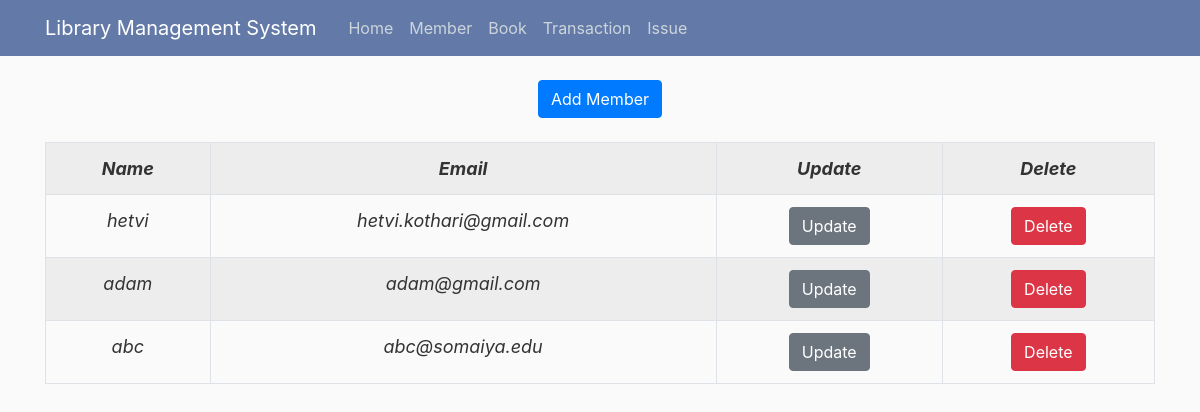
The app's page /member/view, older data.
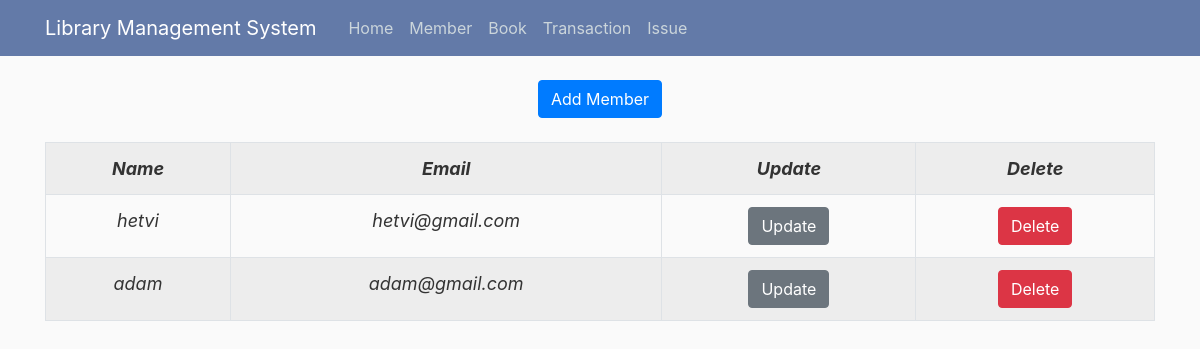
The same page, newer data.
### library/models.py (models this page shows, shortened)
class Member(db.Model):
    id = db.Column(db.Integer, primary_key=True)
    name = db.Column(db.String, nullable=False)
    email = db.Column(db.String, unique=True, nullable=False)
    debt = db.Column(db.Integer, default=0)
    total_fees = db.Column(db.Integer, default=0)
    transaction = db.relationship('Transaction', backref="member", lazy=True)

### library/routes.py (the view)
@app.route("/member/view", methods=['GET'])
def view_member():
    members = Member.query.all()
    return render_template('member.html', members = members)

### library/templates/member.html (shortened to what this page needs)
{% extends "layout.html" %}
{% block content %}
<div style="text-align: center;"><a href="{{url_for('add_member')}}"><button class="btn btn-primary">Add
            Member</button></a></div> <br>
<table class="table table-striped table-bordered table-responsive-lg">
    <tr>
        <th>Name</th>
        <th>Email</th>
        <th>Update</th>
        <th>Delete</th>
    </tr>
    {% for member in members %}
    <tr>
        <td>{{ member.name }}</td>
        <td>{{ member.email }}</td>
        <td><a href="{{ url_for('update_member', member_id=member.id) }}"><button
                    class="btn btn-secondary">Update</button></a></td>
        <td><button type="button" class="btn btn-danger" data-toggle="modal"
                data-target="#deleteModal-{{member.id}}">Delete</button>
        </td>
    </tr>
    {% endfor %}
</table>
{% endblock content %}

Row changes from the older to the newer data that the page shows:
removed Member: name "abc", email "abc@somaiya.edu"
changed Member "hetvi": email "hetvi.kothari@gmail.com" → "hetvi@gmail.com"
